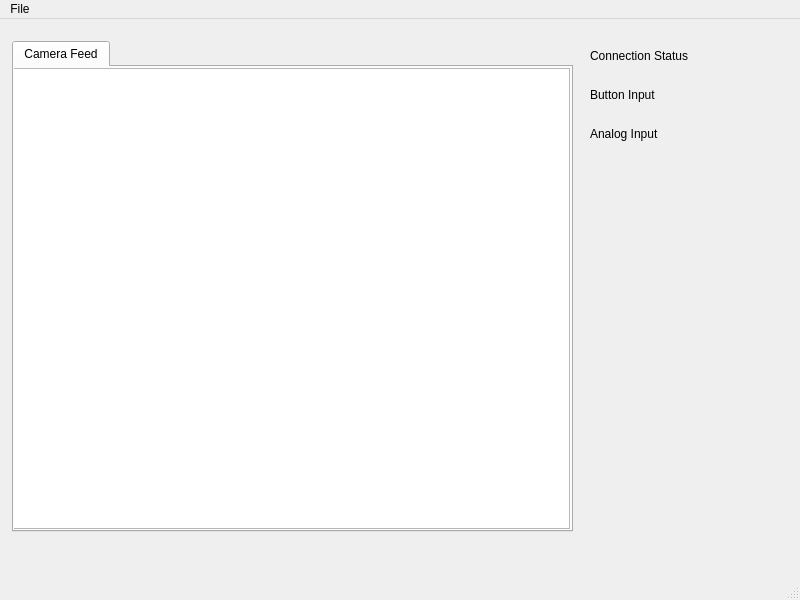
<?xml version="1.0" encoding="UTF-8"?>
<ui version="4.0">
 <class>MainWindow</class>
 <widget class="QMainWindow" name="MainWindow">
  <property name="geometry">
   <rect>
    <x>0</x>
    <y>0</y>
    <width>800</width>
    <height>600</height>
   </rect>
  </property>
  <property name="sizePolicy">
   <sizepolicy hsizetype="Fixed" vsizetype="Fixed">
    <horstretch>0</horstretch>
    <verstretch>0</verstretch>
   </sizepolicy>
  </property>
  <property name="windowTitle">
   <string>MainWindow</string>
  </property>
  <widget class="QWidget" name="centralwidget">
   <widget class="QWidget" name="">
    <property name="geometry">
     <rect>
      <x>12</x>
      <y>22</y>
      <width>561</width>
      <height>491</height>
     </rect>
    </property>
    <layout class="QVBoxLayout" name="verticalLayout">
     <item>
      <widget class="QTabWidget" name="tabWidget">
       <property name="currentIndex">
        <number>0</number>
       </property>
       <widget class="QWidget" name="tab">
        <attribute name="title">
         <string>Camera Feed</string>
        </attribute>
        <widget class="QGraphicsView" name="graphicsView">
         <property name="geometry">
          <rect>
           <x>-5</x>
           <y>1</y>
           <width>561</width>
           <height>461</height>
          </rect>
         </property>
        </widget>
       </widget>
      </widget>
     </item>
    </layout>
   </widget>
   <widget class="QWidget" name="">
    <property name="geometry">
     <rect>
      <x>590</x>
      <y>20</y>
      <width>201</width>
      <height>111</height>
     </rect>
    </property>
    <layout class="QVBoxLayout" name="verticalLayout_2">
     <property name="sizeConstraint">
      <enum>QLayout::SetDefaultConstraint</enum>
     </property>
     <item>
      <widget class="QLabel" name="connect_status">
       <property name="text">
        <string>Connection Status</string>
       </property>
      </widget>
     </item>
     <item>
      <widget class="QLabel" name="button_label">
       <property name="text">
        <string>Button Input </string>
       </property>
      </widget>
     </item>
     <item>
      <widget class="QLabel" name="analog_label">
       <property name="text">
        <string>Analog Input</string>
       </property>
      </widget>
     </item>
    </layout>
   </widget>
  </widget>
  <widget class="QMenuBar" name="menubar">
   <property name="geometry">
    <rect>
     <x>0</x>
     <y>0</y>
     <width>800</width>
     <height>21</height>
    </rect>
   </property>
   <widget class="QMenu" name="menuFile">
    <property name="title">
     <string>File</string>
    </property>
   </widget>
   <addaction name="menuFile"/>
  </widget>
  <widget class="QStatusBar" name="statusbar"/>
 </widget>
 <resources/>
 <connections/>
</ui>
